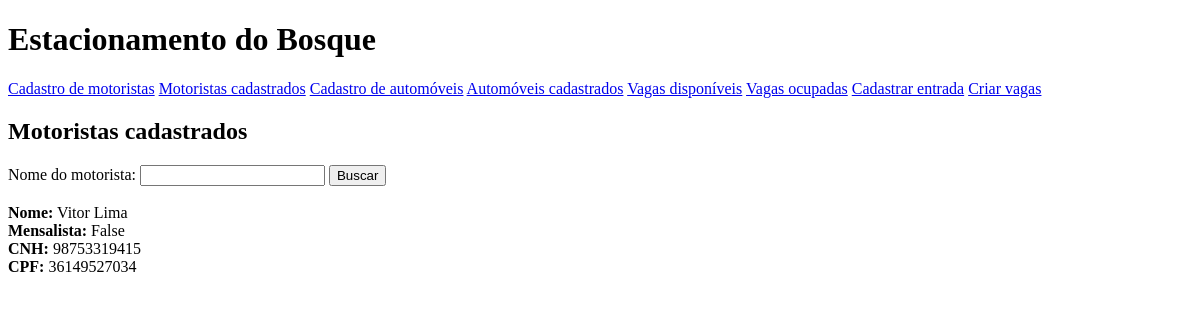
The app's page /driver/registered, older data.
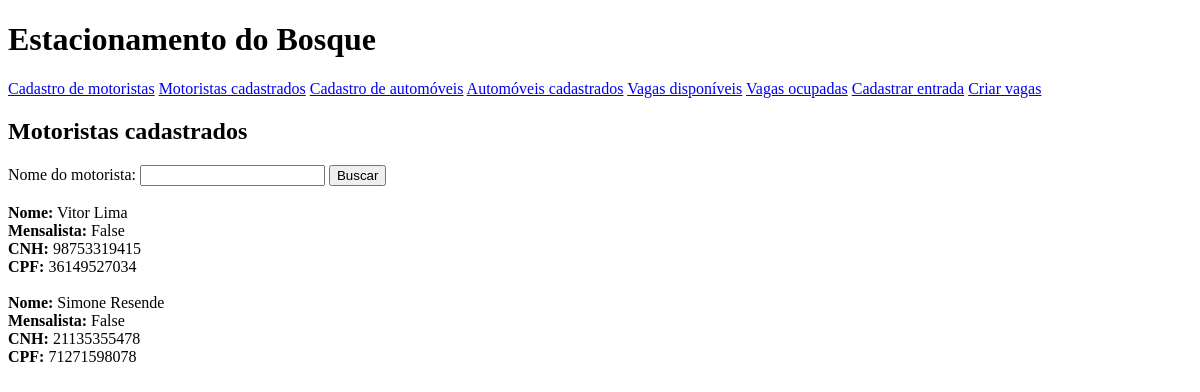
The same page, newer data.
### driver/models.py (models this page shows, shortened)
class Driver(models.Model):
    driver_name = models.CharField(max_length=50)
    monthly = models.BooleanField(default=False)
    cnh = models.CharField(max_length=11)
    cpf = models.CharField(max_length=11)
    file_upload = models.FileField(upload_to='uploaded_files', blank=True)

### driver/views.py (the view)
# urls.py: path('registered', views.registered_drivers, name='registered_drivers'),
def registered_drivers(request):
    form = DriverSearchForm()
    all_registered_drivers = Driver.objects.all()
    return render(request, 'registered_drivers.html', {
        'form': form,
        'all_registered_drivers': all_registered_drivers,
    })

### driver/my_forms.py
class DriverSearchForm(forms.Form):
    name_search = forms.CharField(max_length=50)

### driver/templates/registered_drivers.html (shortened to what this page needs)
{% extends "core_index.html" %}
{% block content %}
    <h2>Motoristas cadastrados</h2>
    <section>
        <form action="{% url "driver:driver_search" %}" method="post">
            Nome do motorista: {{ form.name_search }}
            <input type="submit" value="Buscar">
            <br>
            <br>
        </form>
    </section>
    <section>
        {% for driver in all_registered_drivers %}
            <div id="registered_drivers">
                <span><b>Nome:</b> {{ driver.driver_name }}</span><br>
                <span><b>Mensalista:</b> {{ driver.monthly }}</span><br>
                <span><b>CNH:</b> {{ driver.cnh }}</span><br>
                <span><b>CPF:</b> {{ driver.cpf }}</span><br>
                <br>
            </div>
        {% endfor %}
    </section>
{% endblock content %}

Row changes from the older to the newer data that the page shows:
added Driver: driver_name "Simone Resende", monthly "False", cnh "21135355478", cpf "71271598078"
